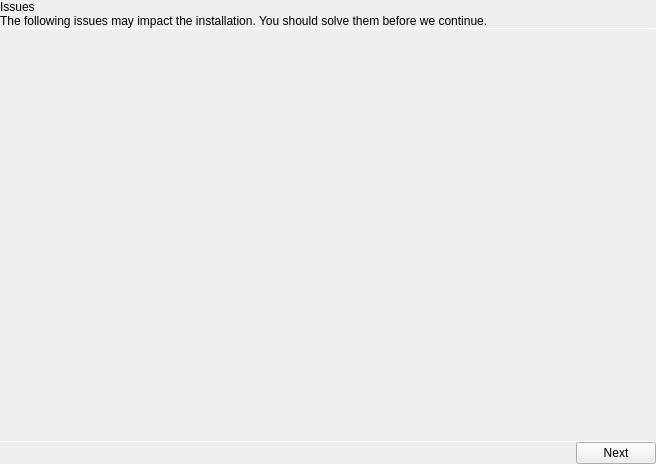
<?xml version="1.0" encoding="UTF-8"?>
<ui version="4.0">
 <class>IssuesPage</class>
 <widget class="QWidget" name="IssuesPage">
  <property name="geometry">
   <rect>
    <x>0</x>
    <y>0</y>
    <width>656</width>
    <height>464</height>
   </rect>
  </property>
  <property name="windowTitle">
   <string>Form</string>
  </property>
  <layout class="QVBoxLayout" name="verticalLayout">
   <property name="spacing">
    <number>0</number>
   </property>
   <property name="leftMargin">
    <number>0</number>
   </property>
   <property name="topMargin">
    <number>0</number>
   </property>
   <property name="rightMargin">
    <number>0</number>
   </property>
   <property name="bottomMargin">
    <number>0</number>
   </property>
   <item>
    <widget class="tTitleLabel" name="titleLabel">
     <property name="text">
      <string>Issues</string>
     </property>
    </widget>
   </item>
   <item>
    <widget class="QLabel" name="descriptionLabel">
     <property name="text">
      <string notr="true">The following issues may impact the installation. You should solve them before we continue.</string>
     </property>
     <property name="margin">
      <number>9</number>
     </property>
    </widget>
   </item>
   <item>
    <widget class="Line" name="line_2">
     <property name="maximumSize">
      <size>
       <width>16777215</width>
       <height>1</height>
      </size>
     </property>
     <property name="orientation">
      <enum>Qt::Horizontal</enum>
     </property>
    </widget>
   </item>
   <item>
    <widget class="tStackedWidget" name="stackedWidget">
     <widget class="QWidget" name="issuesPage">
      <layout class="QVBoxLayout" name="verticalLayout_2">
       <property name="spacing">
        <number>0</number>
       </property>
       <property name="leftMargin">
        <number>0</number>
       </property>
       <property name="topMargin">
        <number>0</number>
       </property>
       <property name="rightMargin">
        <number>0</number>
       </property>
       <property name="bottomMargin">
        <number>0</number>
       </property>
       <item>
        <widget class="QScrollArea" name="scrollArea">
         <property name="frameShape">
          <enum>QFrame::NoFrame</enum>
         </property>
         <property name="widgetResizable">
          <bool>true</bool>
         </property>
         <widget class="QWidget" name="scrollAreaWidgetContents">
          <property name="geometry">
           <rect>
            <x>0</x>
            <y>0</y>
            <width>656</width>
            <height>383</height>
           </rect>
          </property>
          <layout class="QVBoxLayout">
           <item>
            <layout class="QVBoxLayout" name="issuesLayout"/>
           </item>
           <item>
            <spacer name="verticalSpacer">
             <property name="orientation">
              <enum>Qt::Vertical</enum>
             </property>
             <property name="sizeHint" stdset="0">
              <size>
               <width>20</width>
               <height>40</height>
              </size>
             </property>
            </spacer>
           </item>
          </layout>
         </widget>
        </widget>
       </item>
      </layout>
     </widget>
     <widget class="QWidget" name="noIssuesPage">
      <layout class="QVBoxLayout" name="verticalLayout_3">
       <item>
        <widget class="QLabel" name="label_2">
         <property name="font">
          <font>
           <pointsize>15</pointsize>
          </font>
         </property>
         <property name="text">
          <string>You're ready to continue!</string>
         </property>
         <property name="alignment">
          <set>Qt::AlignCenter</set>
         </property>
        </widget>
       </item>
      </layout>
     </widget>
    </widget>
   </item>
   <item>
    <widget class="Line" name="line">
     <property name="maximumSize">
      <size>
       <width>16777215</width>
       <height>1</height>
      </size>
     </property>
     <property name="orientation">
      <enum>Qt::Horizontal</enum>
     </property>
    </widget>
   </item>
   <item>
    <layout class="QHBoxLayout" name="horizontalLayout">
     <property name="spacing">
      <number>0</number>
     </property>
     <item>
      <spacer name="horizontalSpacer">
       <property name="orientation">
        <enum>Qt::Horizontal</enum>
       </property>
       <property name="sizeHint" stdset="0">
        <size>
         <width>40</width>
         <height>20</height>
        </size>
       </property>
      </spacer>
     </item>
     <item>
      <widget class="QPushButton" name="nextButton">
       <property name="text">
        <string notr="true">Next</string>
       </property>
       <property name="icon">
        <iconset theme="go-next">
         <normaloff>.</normaloff>.</iconset>
       </property>
      </widget>
     </item>
    </layout>
   </item>
  </layout>
 </widget>
 <customwidgets>
  <customwidget>
   <class>tTitleLabel</class>
   <extends>QLabel</extends>
   <header location="global">ttitlelabel.h</header>
   <slots>
    <signal>backButtonClicked()</signal>
   </slots>
  </customwidget>
  <customwidget>
   <class>tStackedWidget</class>
   <extends>QStackedWidget</extends>
   <header location="global">tstackedwidget.h</header>
   <container>1</container>
   <slots>
    <signal>switchingFrame(int)</signal>
   </slots>
  </customwidget>
 </customwidgets>
 <resources/>
 <connections/>
</ui>
